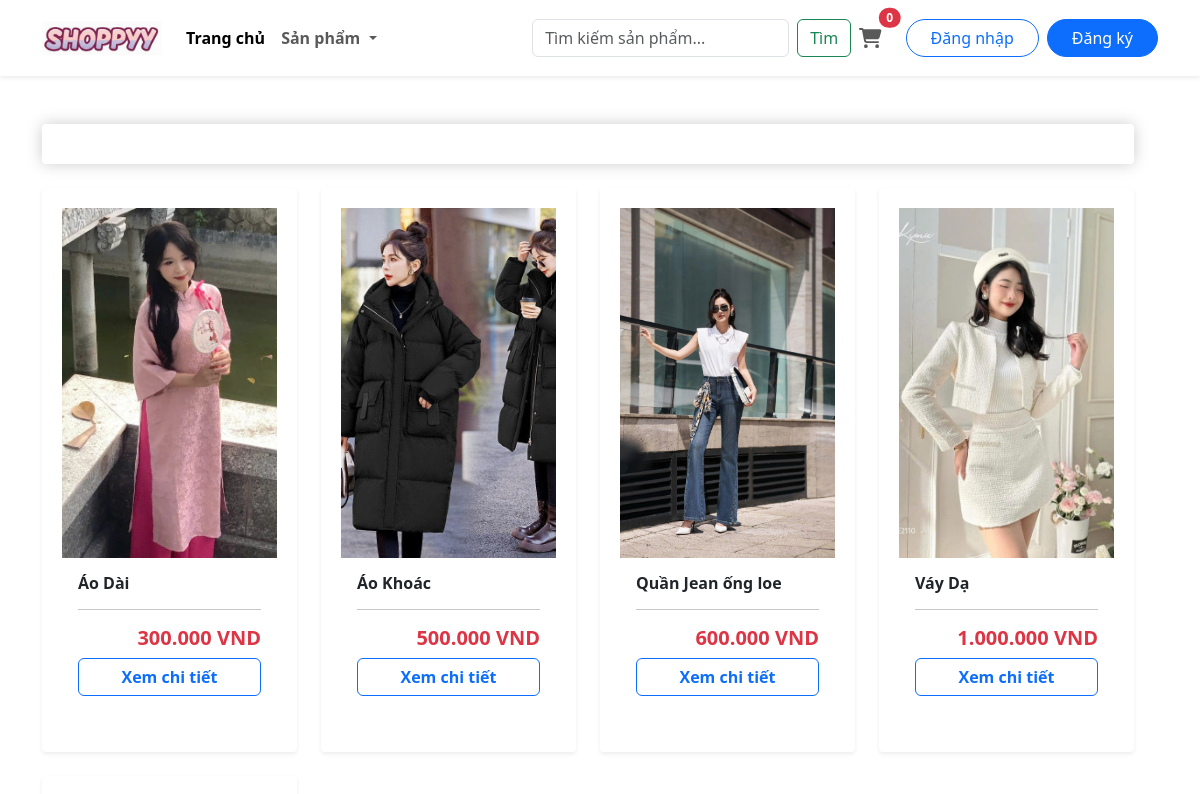
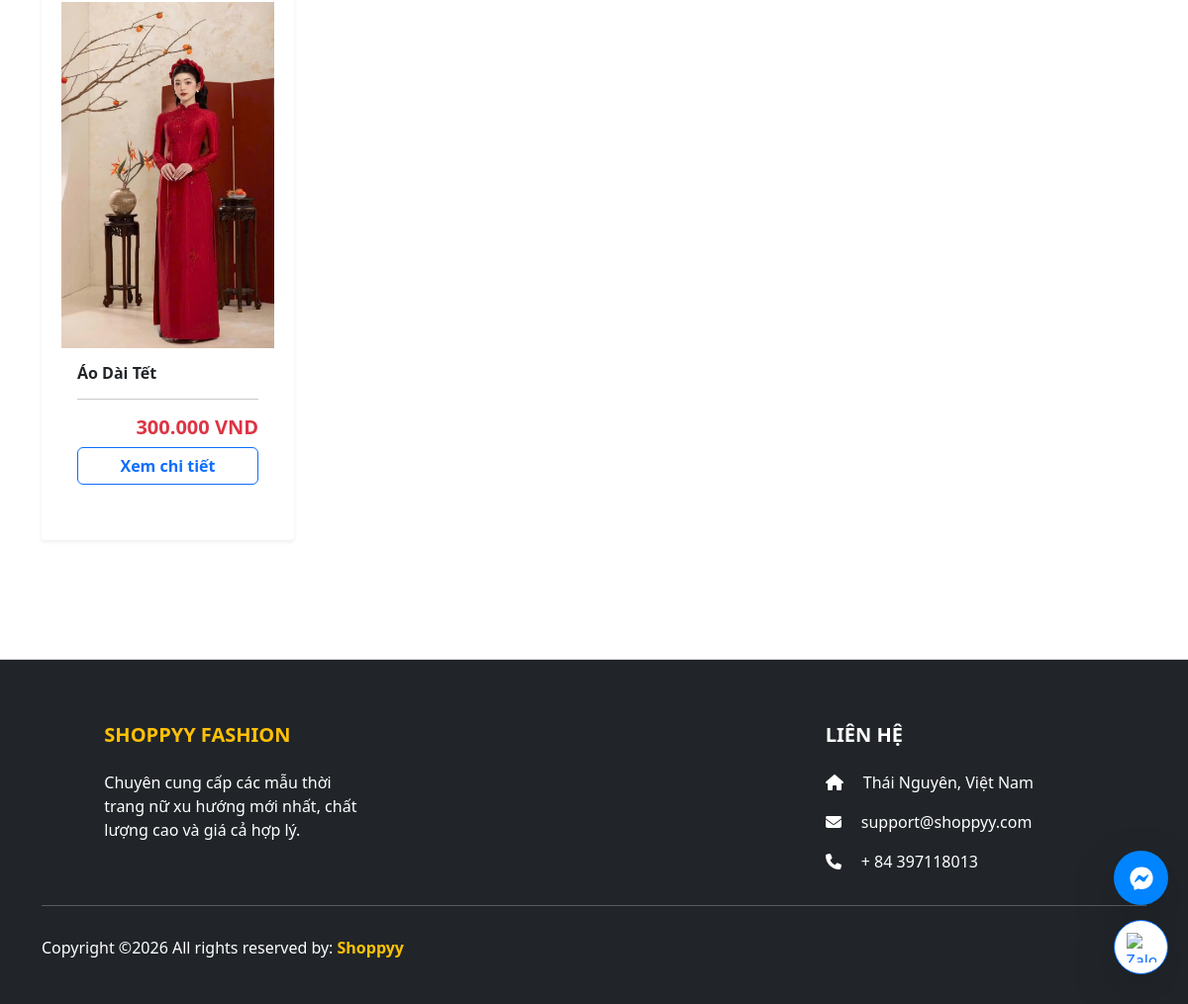
The page /category/ on the database its author committed (2 pictures, top to bottom).
### app/models.py (models this page shows, shortened)
class Product(models.Model):
    category = models.ManyToManyField(Category, related_name='product', verbose_name="Thuộc danh mục")
    name = models.CharField(max_length=200, null=True, verbose_name="Tên sản phẩm")
    price = models.FloatField(verbose_name="Giá tiền")
    digital = models.BooleanField(default=False, null=True, blank=True, verbose_name="Sản phẩm số")
    image = models.ImageField(null=True, blank=True, verbose_name="Hình ảnh")
    stock = models.IntegerField(default=10, null=True, blank=True) # Số lượng tồn kho mặc định là 10
    flash_sale = models.ForeignKey('FlashSale', on_delete=models.SET_NULL, null=True, blank=True, verbose_name="Tham gia Sự kiện Sale")
    discount_percent = models.IntegerField(default=0, verbose_name="Giảm bao nhiêu % ?")
    sizes = models.ManyToManyField(Size, blank=True, verbose_name="Các size hiện có")
    class Meta:
        verbose_name = "Sản phẩm"
        verbose_name_plural = "2. Quản lý Sản phẩm"
    @property
    def final_price(self):
        if self.flash_sale and self.flash_sale.active:
            now = timezone.now()
            if self.flash_sale.start_date <= now <= self.flash_sale.end_date:
                if self.discount_percent > 0:
                    discount_amount = (self.price * self.discount_percent) / 100
                    return self.price - discount_amount
        return self.price
    @property
    def ImageURL(self):
        try:
            url = self.image.url
        except:
            url = ''
        return url

class FlashSale(models.Model):
    name = models.CharField(max_length=100, verbose_name="Tên sự kiện (VD: Đại lễ 30/4)")
    discount_percent = models.IntegerField(verbose_name="Phần trăm giảm (%)", default=0)
    start_date = models.DateTimeField(verbose_name="Bắt đầu từ")
    end_date = models.DateTimeField(verbose_name="Kết thúc lúc")
    active = models.BooleanField(default=True, verbose_name="Kích hoạt")

### app/views.py (the view)
# urls.py: path('category/', views.category, name="category"),
def category(request):
    if request.user.is_authenticated:
        order, created = Order.objects.get_or_create(customer=request.user, complete=False)
        cartItems = order.get_cart_items
    else:
        cartItems = 0
    categories = Category.objects.filter(is_sub=False)
    active_category = request.GET.get('category', '')
    products = Product.objects.all()
    if active_category:
        products = Product.objects.filter(category__slug=active_category)
    context = {
        'categories': categories,
        'products': products,
        'active_category': active_category,
        'cartItems': cartItems,
    }
    return render(request, 'app/category.html', context)

### app/templates/app/category.html
{% extends 'app/base.html' %}
{% load static %}
{% load humanize %}
{% block cart_content %}
<div class="container my-5">
    <div class="row w-100">
        <div class="col-lg-12">
            <div class="box-element mb-4">
            </div>
            <div class="row">
                {% for product in products %}
                <div class="col-lg-3 col-md-6 mb-4">
                    <div class="box-element product h-100 shadow-sm border-0">
                        <img class="thumbnail w-100" src="{{product.ImageURL}}" style="height: 350px; object-fit: cover;">
                        <div class="p-3">
                            <h6 class="text-truncate"><strong>{{product.name}}</strong></h6>
                            <hr>
                            <h5 class="mt-3 text-danger text-end"><strong>{{ product.final_price|floatformat:0|intcomma }} VND</strong></h5>
                            <a href="{% url 'detail' product.id %}" class="btn btn-outline-primary w-100 fw-bold">Xem chi tiết</a>
                        </div>
                    </div>
                </div>
                {% empty %}
                <div class="col-12 text-center py-5">
                </div>
                {% endfor %}
            </div>
        </div>
    </div>
</div>
{% endblock cart_content %}

### app/static/app/css/style.css (style rules this page uses)
.box-element { box-shadow: hsl(0, 0%, 80%) 0 0 16px; background-color: #fff; border-radius: 8px; padding: 15px; margin-bottom: 25px; transition: all 0.3s ease; }
.box-element { box-shadow: hsl(0, 0%, 80%) 0 0 16px; background-color: #fff; border-radius: 4px; padding: 20px; margin-bottom: 20px; }

### app/templates/app/base.html (style rules this page uses)
html { scroll-behavior: smooth; }

### rows shown on the page
Product: ImageURL (picture), name "Áo Dài", final_price "300.000"
Product: ImageURL (picture), name "Áo Khoác", final_price "500.000"
Product: ImageURL (picture), name "Quần Jean ống loe", final_price "600.000"
Product: ImageURL (picture), name "Váy Dạ", final_price "1.000.000"
Product: ImageURL (picture), name "Áo Dài Tết", final_price "300.000"

### other values the page prints
{{ cartItems|default:0 }} "0"
